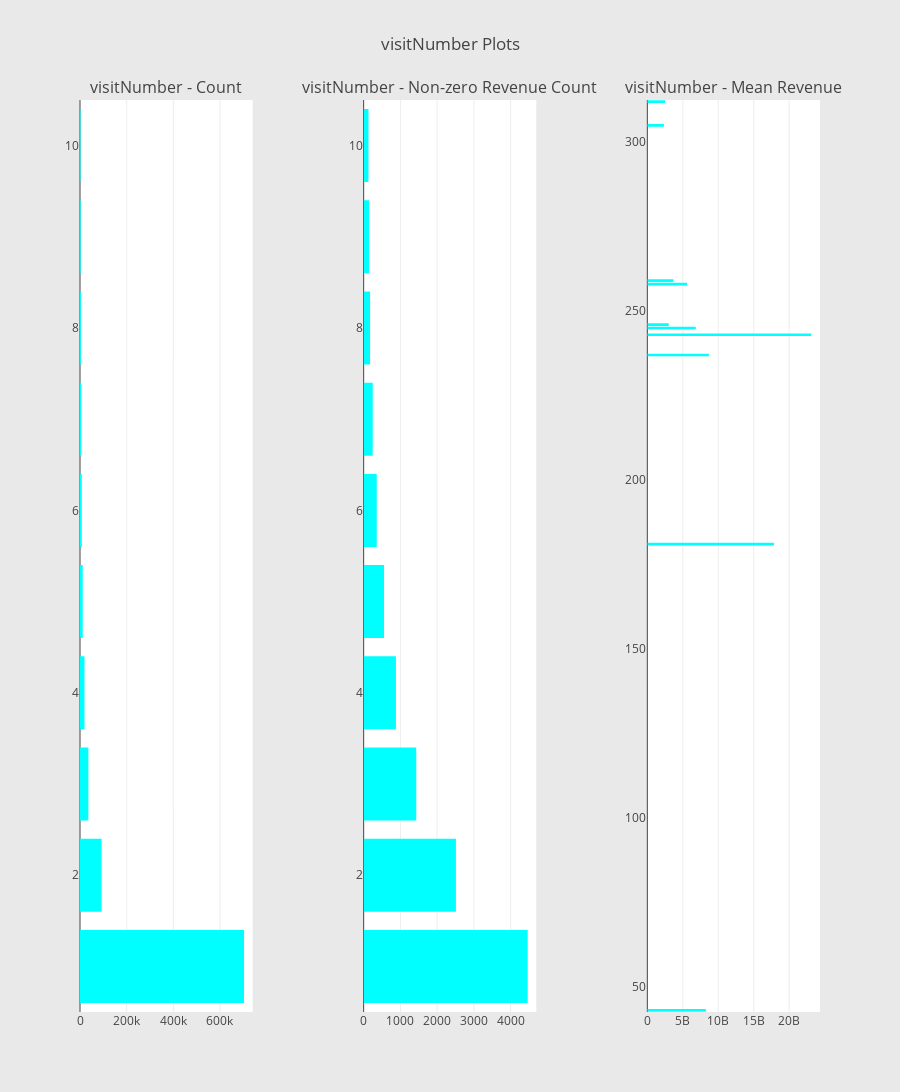

Notebook code cell kept with this figure:
### Code cell
# visit number
cnt_srs = train_df.groupby('visitNumber')['totals.transactionRevenue'].agg(['size', 'count', 'mean'])
cnt_srs.columns = ["count", "count of non-zero revenue", "mean"]
cnt_srs = cnt_srs.sort_values(by="count", ascending=False)
trace1 = horizontal_bar_chart(cnt_srs["count"].head(10), 'cyan')
trace2 = horizontal_bar_chart(cnt_srs.sort_values(by="count of non-zero revenue", ascending=False)["count of non-zero revenue"].head(10), 'cyan')
trace5 = horizontal_bar_chart(cnt_srs.sort_values(by="mean", ascending=False)["mean"].head(10), 'cyan')

# Creating two subplots
fig = tools.make_subplots(rows=1, cols=3, vertical_spacing=0.1, horizontal_spacing=0.15, 
                          subplot_titles=["visitNumber - Count", "visitNumber - Non-zero Revenue Count",
                                          "visitNumber - Mean Revenue"])
                          
fig.append_trace(trace1, 1, 1)
fig.append_trace(trace2, 1, 2)
fig.append_trace(trace5, 1, 3)

fig['layout'].update(height=1200, width=900, paper_bgcolor='rgb(233,233,233)', title="visitNumber Plots")
py.iplot(fig, filename='visitNumber-plots')

### Figure 1 — Plotly figure (JSON) as saved in the notebook; plotly's stock layout.template omitted (floating-point values rounded to 4 significant figures)
{"data": [{"marker": {"color": "cyan"}, "orientation": "h", "showlegend": false, "type": "bar", "uid": "2b79e26c-c6c0-11e8-b9d5-ac2b6e075656", "x": [2415, 3084, 4031, 5413, 7677, 11615, 19157, 35843, 92548, 703060], "xaxis": "x", "y": [10, 9, 8, 7, 6, 5, 4, 3, 2, 1], "yaxis": "y"}, {"marker": {"color": "cyan"}, "orientation": "h", "showlegend": false, "type": "bar", "uid": "2b79e26d-c6c0-11e8-a00e-ac2b6e075656", "x": [131, 149, 175, 246, 356, 555, 878, 1431, 2511, 4465], "xaxis": "x2", "y": [10, 9, 8, 7, 6, 5, 4, 3, 2, 1], "yaxis": "y2"}, {"marker": {"color": "cyan"}, "orientation": "h", "showlegend": false, "type": "bar", "uid": "2b79e26e-c6c0-11e8-9c42-ac2b6e075656", "x": [2332560000, 2495000000, 3022200000, 3670920000, 5614440000, 6826960000, 8248800000, 8677830000, 17855500000, 23129500000], "xaxis": "x3", "y": [305, 312, 246, 259, 258, 245, 43, 237, 181, 243], "yaxis": "y3"}], "layout": {"annotations": [{"font": {"size": 16}, "showarrow": false, "text": "visitNumber - Count", "x": 0.1167, "xanchor": "center", "xref": "paper", "y": 1, "yanchor": "bottom", "yref": "paper"}, {"font": {"size": 16}, "showarrow": false, "text": "visitNumber - Non-zero Revenue Count", "x": 0.5, "xanchor": "center", "xref": "paper", "y": 1, "yanchor": "bottom", "yref": "paper"}, {"font": {"size": 16}, "showarrow": false, "text": "visitNumber - Mean Revenue", "x": 0.8833, "xanchor": "center", "xref": "paper", "y": 1, "yanchor": "bottom", "yref": "paper"}], "height": 1200, "paper_bgcolor": "rgb(233,233,233)", "title": "visitNumber Plots", "width": 900, "xaxis": {"anchor": "y", "domain": [0, 0.2333]}, "xaxis2": {"anchor": "y2", "domain": [0.3833, 0.6167]}, "xaxis3": {"anchor": "y3", "domain": [0.7667, 1.0]}, "yaxis": {"anchor": "x", "domain": [0, 1]}, "yaxis2": {"anchor": "x2", "domain": [0, 1]}, "yaxis3": {"anchor": "x3", "domain": [0, 1]}}}
